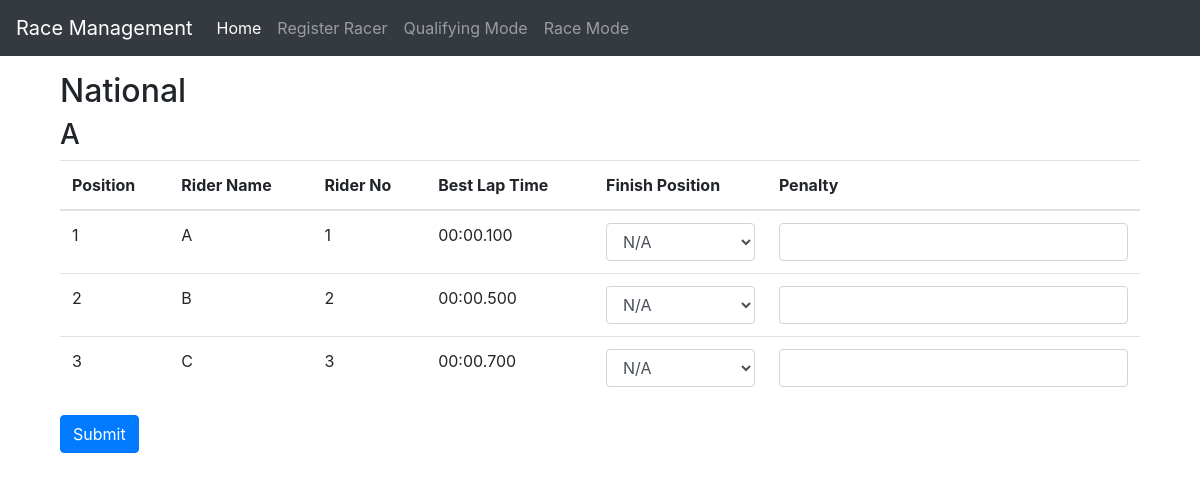
The app's page /race/ with its own data.
### racers/models.py (models this page shows, shortened)
class Group(models.Model):
    name = models.CharField(max_length=10)
    category = models.CharField(max_length=8, choices=Racer.CATEGORY_CHOICES)
    racers = models.ManyToManyField(Racer, related_name='groups')

class Racer(models.Model):
    CATEGORY_CHOICES = [
        ('National', 'National'),
        ('Novice', 'Novice'),
    ]
    name = models.CharField(max_length=100)
    rider_number = models.CharField(max_length=10, unique=True)
    category = models.CharField(max_length=8, choices=CATEGORY_CHOICES)

class SortedLapTime(models.Model):
    racer = models.ForeignKey(Racer, on_delete=models.CASCADE, related_name='sorted_laptimes')
    lap_time = models.CharField(max_length=10)  # Keep the format MM:SS.SSS
    rank = models.IntegerField(help_text="Rank of the lap time from fastest to slowest")
    class Meta:
        unique_together = ('racer', 'rank')
        ordering = ['racer', 'rank']

### racers/views.py (the view)
# urls.py: path('race/', views.race_mode, name='race_mode'),
def race_mode(request):
    if request.method == 'POST':
        FormSet = modelformset_factory(RaceModeData, form=RaceModeDataForm, extra=0)
        formset = FormSet(request.POST)
        if formset.is_valid():
            formset.save()
            print("Formset is valid")
            return redirect('race_mode')  # Redirect or update as neededS
    else:
        FormSet = modelformset_factory(RaceModeData, form=RaceModeDataForm, extra=0)
        formset = FormSet(queryset=RaceModeData.objects.none())  # Adjust as needed
    categories_groups = Group.objects.prefetch_related('racers__sorted_laptimes').all()
    race_data = {}
    for group in categories_groups:
        for racer in group.racers.all():
            sorted_laps = racer.sorted_laptimes.order_by('rank')[:3]
            if group.category not in race_data:
                race_data[group.category] = {}
            if group.name not in race_data[group.category]:
                race_data[group.category][group.name] = []
            race_data[group.category][group.name].append({
                'racer': racer,
                'sorted_laps': sorted_laps
            })
    for category, groups in race_data.items():
        for group_name, racers in groups.items():
            racers.sort(key=lambda x: (
                parse_lap_time(x['sorted_laps'][0].lap_time if len(x['sorted_laps']) > 0 else "99:59.999"),
                parse_lap_time(x['sorted_laps'][1].lap_time if len(x['sorted_laps']) > 1 else "99:59.999"),
                parse_lap_time(x['sorted_laps'][2].lap_time if len(x['sorted_laps']) > 2 else "99:59.999"),
            ))
    return render(request, 'racers/race_mode.html', {'race_data': race_data, 'formset': formset})

### racers/views.py (called while the page is built)
def parse_lap_time(lap_time_str):
    minutes, seconds = map(float, lap_time_str.split(':'))
    return int(minutes) * 60000 + int(seconds * 1000)

### racers/templates/racers/race_mode.html (shortened to what this page needs)
{% extends 'racers/base.html' %}
{% block content %}
<div class="container">
    <form method="POST" action="{% url 'race_mode' %}">
        {% for category, groups in race_data.items %}
            <h2>{{ category }}</h2>
            {% for group_name, racers in groups.items %}
                <h3>{{ group_name }}</h3>
                <table class="table">
                    <thead>
                        <tr>
                            <th>Position</th>
                            <th>Rider Name</th>
                            <th>Rider No</th>
                            <th>Best Lap Time</th>
                            <th>Finish Position</th>
                            <th>Penalty</th>
                        </tr>
                    </thead>
                    <tbody>
                        {% for racer_info in racers %}
                            <tr>
                                <td>{{ forloop.counter }}</td>
                                <td>{{ racer_info.racer.name }}</td>
                                <td>{{ racer_info.racer.rider_number }}</td>
                                <td>{{ racer_info.sorted_laps.0.lap_time }}</td>
                                <td>
                                    <select name="form-{{ forloop.parentloop.counter0 }}-finish_position" class="form-control">
                                        <option value="N/A">N/A</option>
                                    </select>
                                </td>
                                <td><input type="text" name="form-{{ forloop.parentloop.counter0 }}-penalty" class="form-control" /></td>
                            </tr>
                        {% endfor %}
                    </tbody>
                </table>
            {% endfor %}
        {% endfor %}
        <button type="submit" class="btn btn-primary">Submit</button>
    </form>
</div>
{% endblock %}

### racers/templates/racers/base.html (shortened to what this page needs)
<!DOCTYPE html>
{%load static%}
<html lang="en">
<head>
    <link rel="stylesheet" href="https://stackpath.bootstrapcdn.com/bootstrap/4.5.2/css/bootstrap.min.css">
</head>
<body>
    <nav class="navbar navbar-expand-lg navbar-dark bg-dark">
        <a class="navbar-brand" href="{% url 'homepage' %}">Race Management</a>
        <div class="collapse navbar-collapse" id="navbarNav">
            <ul class="navbar-nav">
                <li class="nav-item active">
                    <a class="nav-link" href="{% url 'homepage' %}">Home <span class="sr-only">(current)</span></a>
                </li>
                <li class="nav-item">
                    <a class="nav-link" href="{% url 'register_racer' %}">Register Racer</a>
                </li>
                <li class="nav-item">
                    <a class="nav-link" href="{% url 'qualifying_mode' %}">Qualifying Mode</a>
                </li>
                <li class="nav-item">
                    <a class="nav-link" href="{% url 'race_mode' %}">Race Mode</a>
                </li>
            </ul>
        </div>
    </nav>
    <div class="container mt-3">
        {% block content %}{% endblock %}
    </div>
</body>
</html>

### records on screen
Group: race_data "National"
Racer: racer.name "A", racer.rider_number "1", sorted_laps.0.lap_time "00:00.100"
Racer: racer.name "B", racer.rider_number "2", sorted_laps.0.lap_time "00:00.500"
Racer: racer.name "C", racer.rider_number "3", sorted_laps.0.lap_time "00:00.700"

### other values on screen
{{ group_name }} "A"
